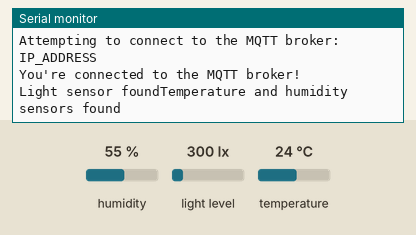
Simulated run of this sketch. Board: Arduino MKR. Parts: the last lines printed to the serial monitor. The test bench sets the inputs (shaded band); at power-on: humidity 55 %, light level 300 lx, temperature 24 °C. WiFi joins after 1.5 s; servers stay silent unless stated; no MQTT or app messages arrive unless stated.

Above: at 2.7 s.
2.8 s: humidity set to 22 %
At 11.4 s:
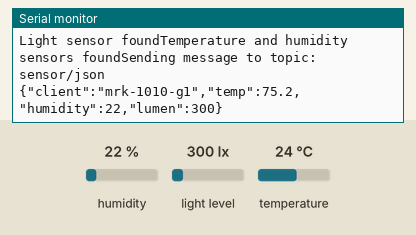
16.6 s: light level set to 40 lx
At 21.4 s:
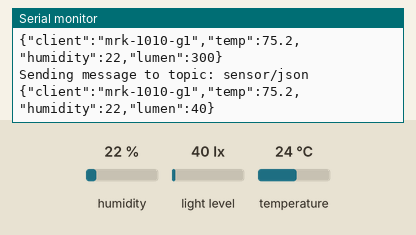
30.4 s: temperature set to 12 °C
At 41.4 s:
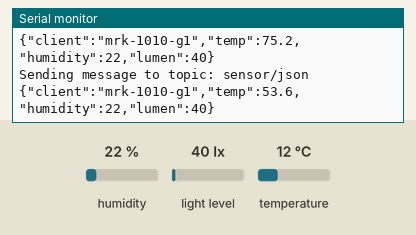

The sketch:

sketch_feb20a.ino
```cpp
#include <ArduinoMqttClient.h>
#include <WiFiNINA.h>
#include <ArduinoJson.h>
#include "arduino_secrets.h"

//===================================
#include "Adafruit_VEML7700.h"
Adafruit_VEML7700 veml = Adafruit_VEML7700();
bool veml_detected = false;

//===================================
#include <Adafruit_AHTX0.h>
Adafruit_AHTX0 aht;
bool aht_detected = false;

//===================================
char ssid[] = SECRET_SSID;    // your network SSID (name)
char pass[] = SECRET_PASS;    // your network password (use for WPA, or use as key for WEP)

WiFiClient wifiClient;
MqttClient mqttClient(wifiClient);

const char broker[] = "IP_ADDRESS"; // broker/server ip, 156 is mac air, 180 is mac desktop
int        port     = 1883;
const char topic[]  = "sensor/json";

const char clientId[] = "mrk-1010-g1";

const long interval = 10000;

unsigned long previousMillis = 0;
int count = 0;

void setup() {
  //
  Serial.begin(115200);

  // attempt to connect to WiFi network:
  Serial.print("Attempting to connect to WPA SSID: ");
  Serial.println(ssid);

  while (WiFi.begin(ssid, pass) != WL_CONNECTED) {
    Serial.print("WiFi connection failed! Error code = ");
    Serial.println(WiFi.status());
    delay(5000);
  }
  Serial.print("You're connected to the WiFi network ");
  Serial.println(ssid);

  // You can provide a unique client ID, if not set the library uses Arduino-millis()
  // Each client must have a unique client ID
  mqttClient.setId(clientId); // ** can't get it from python subscriber

  // You can provide a username and password for authentication
  // mqttClient.setUsernamePassword("username", "password");

  Serial.print("Attempting to connect to the MQTT broker: ");
  Serial.println(broker);

  while (!mqttClient.connect(broker, port)) {
    Serial.print("MQTT connection failed! Error code = ");
    Serial.println(mqttClient.connectError());
    delay(5000);
  }
  Serial.println("You're connected to the MQTT broker!");
  Serial.println();

  //===================================
  if (!veml.begin()) {
    Serial.print("Light sensor not found");
  } else {
    Serial.print("Light sensor found");
    veml_detected = true;
    veml.setGain(VEML7700_GAIN_1);
    veml.setIntegrationTime(VEML7700_IT_800MS);
    veml.setLowThreshold(10000);
    veml.setHighThreshold(20000);
    veml.interruptEnable(true);
  }

  //===================================
  if (!aht.begin()) {
    Serial.print("Temperature and humidity sensors not found");
  } else {
    Serial.print("Temperature and humidity sensors found");
    aht_detected = true;
  }
}

void loop() {
  if (!mqttClient.connected()) {
    if (WiFi.status() != WL_CONNECTED) {
      while (WiFi.begin(ssid, pass) != WL_CONNECTED) {
        Serial.print("WiFi connection failed! Error code = ");
        Serial.println(WiFi.status());
        delay(5000);
      }
      Serial.print("You're connected to the WiFi network ");
      Serial.println(ssid);
    }
    while (!mqttClient.connect(broker, port)) {
      Serial.print("MQTT connection failed! Error code = ");
      Serial.println(mqttClient.connectError());
      delay(5000);
    }
    Serial.println("You're connected to the MQTT broker!");
    Serial.println();
  } else {
    // call poll() regularly to allow the library to send MQTT keep alives which
    // avoids being disconnected by the broker
    mqttClient.poll();
  }

  // to avoid having delays in loop, we'll use the strategy from BlinkWithoutDelay
  // see: File -> Examples -> 02.Digital -> BlinkWithoutDelay for more info
  unsigned long currentMillis = millis();

  if (currentMillis - previousMillis >= interval) {
    // save the last time a message was sent
    previousMillis = currentMillis;

    // send message, the Print interface can be used to set the message contents
    mqttClient.beginMessage(topic);

    //===================================
    // temp
    sensors_event_t humidity, temp;
    aht.getEvent(&humidity, &temp);
    float tf = (temp.temperature/5.0) * 9 + 32;

    // humidity
    float hm = humidity.relative_humidity;

    // lumen
    float l = veml.readLux();

    //===================================
    DynamicJsonDocument doc(256);
    doc["client"] = clientId;
    doc["temp"]= tf;
    doc["humidity"] = hm;
    doc["lumen"]= l;

    char json[256];
    serializeJson(doc, json);

    Serial.print("Sending message to topic: ");
    Serial.println(topic);
    Serial.println(json);
    //===================================
    mqttClient.print(json);

    mqttClient.endMessage();

    Serial.println();

    count++;
  }
}
```

arduino_secrets.h
```cpp
#define SECRET_SSID "ssid"
#define SECRET_PASS "pass"
```

Measured:
- after the input at 2.8 s, the serial monitor: prints a new line after 7.3 s (image 1)
- after the input at 16.6 s, the serial monitor: prints a new line after 3.5 s (image 2)
- after the input at 30.4 s, the serial monitor: prints a new line after 9.7 s (image 3)
